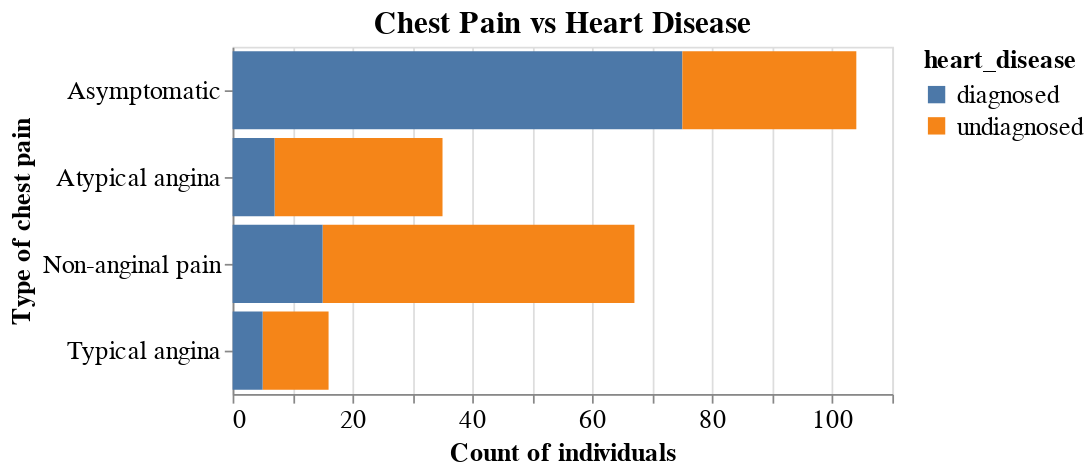

Notebook code cell kept with this figure:
### Markdown cell above
Since we have fewer observations of females in our dataset, we compared the ratio of dianosis. By looking at the proportion of diagnosed individuals, we can see males show a larger proportion of being diagnosed for heart hisease than females.

### Code cell
chest_pain_graph = (
    alt.Chart(hd_train, title = "Chest Pain vs Heart Disease")
    .mark_bar()
    .encode(
        x=alt.X("count()", title="Count of individuals"), 
        y=alt.Y("chest_pain:N", title="Type of chest pain"),
        color="heart_disease"
    ).properties(width=380, height=200)
)
chest_pain_graph

### Figure 1 — Vega-Lite specification as saved in the notebook (floating-point values rounded to 4 significant figures; data arrays with more than 128 entries replaced by an {"elided": "..."} marker saying what was removed)
{"config": {"view": {"height": 300, "width": 300}, "title": {"fontSize": 18}, "axisX": {"labelFontSize": 15, "titleFontSize": 15}, "axisY": {"labelFontSize": 15, "titleFontSize": 15}, "legend": {"labelFontSize": 15, "titleFontSize": 15}}, "data": {"name": "data-744d19271f49cf2d8f27d15052225394"}, "mark": "bar", "encoding": {"color": {"field": "heart_disease", "type": "nominal"}, "x": {"aggregate": "count", "title": "Count of individuals", "type": "quantitative"}, "y": {"field": "chest_pain", "title": "Type of chest pain", "type": "nominal"}}, "height": 200, "title": "Chest Pain vs Heart Disease", "width": 380, "$schema": "https://vega.github.io/schema/vega-lite/v4.17.0.json", "datasets": {"data-744d19271f49cf2d8f27d15052225394": {"elided": "222 records"}}}
